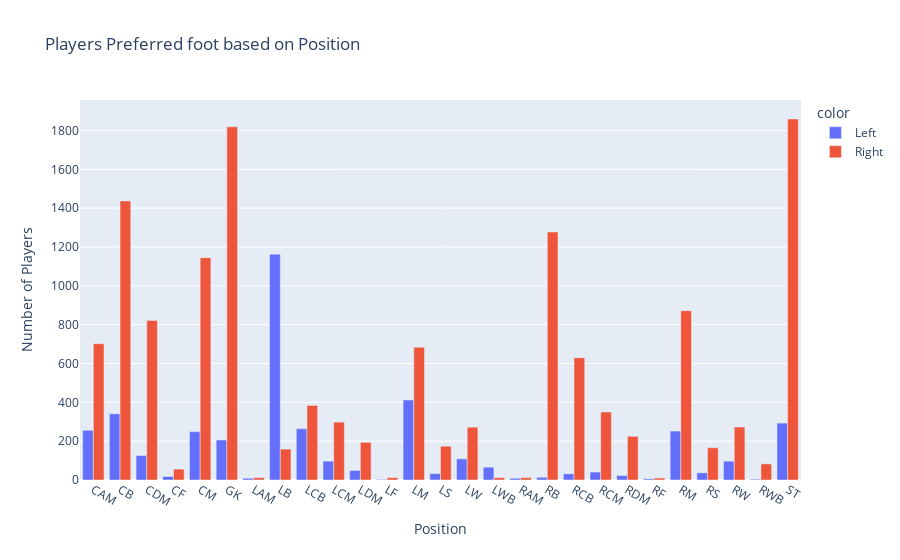

Notebook cell for this chart:
### Markdown cell above
## Distribution of preferred foot per position
- 'id' - unique id of each player.
- 'Preferred Foot' - while playing player preferred foot.
- 'Position' - player playing position.

### Code cell
impact = data.filter(['ID','Preferred Foot','Position'])
impact = impact.groupby(['Position','Preferred Foot']).agg(foot_count=('Preferred Foot','count'))
impact.reset_index(level=[0,1],inplace=True)
# left = impact[impact['Preferred Foot']=='Left']
# right = impact[impact['Preferred Foot']=='Right']
fig = px.bar(x=impact.Position, y=impact.foot_count, color=impact['Preferred Foot'], barmode='group',
             labels={'x': 'Position', 'y': 'Number of Players'},title='Players Preferred foot based on Position')
fig.show()

### Figure 1 — Plotly figure (JSON) as saved in the notebook; plotly's stock layout.template omitted (floating-point values rounded to 4 significant figures)
{"data": [{"alignmentgroup": "True", "hovertemplate": "color=Left<br>Position=%{x}<br>Number of Players=%{y}<extra></extra>", "legendgroup": "Left", "marker": {"color": "#636efa"}, "name": "Left", "offsetgroup": "Left", "orientation": "v", "showlegend": true, "textposition": "auto", "type": "bar", "x": ["CAM", "CB", "CDM", "CF", "CM", "GK", "LAM", "LB", "LCB", "LCM", "LDM", "LF", "LM", "LS", "LW", "LWB", "RAM", "RB", "RCB", "RCM", "RDM", "RF", "RM", "RS", "RW", "RWB", "ST"], "xaxis": "x", "y": [256, 341, 126, 18, 249, 206, 9, 1163, 264, 97, 49, 3, 412, 33, 109, 66, 9, 14, 32, 41, 23, 6, 252, 37, 97, 4, 293], "yaxis": "y"}, {"alignmentgroup": "True", "hovertemplate": "color=Right<br>Position=%{x}<br>Number of Players=%{y}<extra></extra>", "legendgroup": "Right", "marker": {"color": "#EF553B"}, "name": "Right", "offsetgroup": "Right", "orientation": "v", "showlegend": true, "textposition": "auto", "type": "bar", "x": ["CAM", "CB", "CDM", "CF", "CM", "GK", "LAM", "LB", "LCB", "LCM", "LDM", "LF", "LM", "LS", "LW", "LWB", "RAM", "RB", "RCB", "RCM", "RDM", "RF", "RM", "RS", "RW", "RWB", "ST"], "xaxis": "x", "y": [702, 1437, 822, 56, 1145, 1819, 12, 159, 384, 298, 194, 12, 683, 174, 272, 12, 12, 1277, 630, 350, 225, 10, 872, 166, 273, 83, 1859], "yaxis": "y"}], "layout": {"autosize": true, "barmode": "group", "legend": {"title": {"text": "color"}, "tracegroupgap": 0}, "title": {"text": "Players Preferred foot based on Position"}, "xaxis": {"anchor": "y", "autorange": true, "domain": [0, 1], "range": [-0.5, 26.5], "title": {"text": "Position"}, "type": "category"}, "yaxis": {"anchor": "x", "autorange": true, "domain": [0, 1], "range": [0, 1957.0], "title": {"text": "Number of Players"}, "type": "linear"}}}
